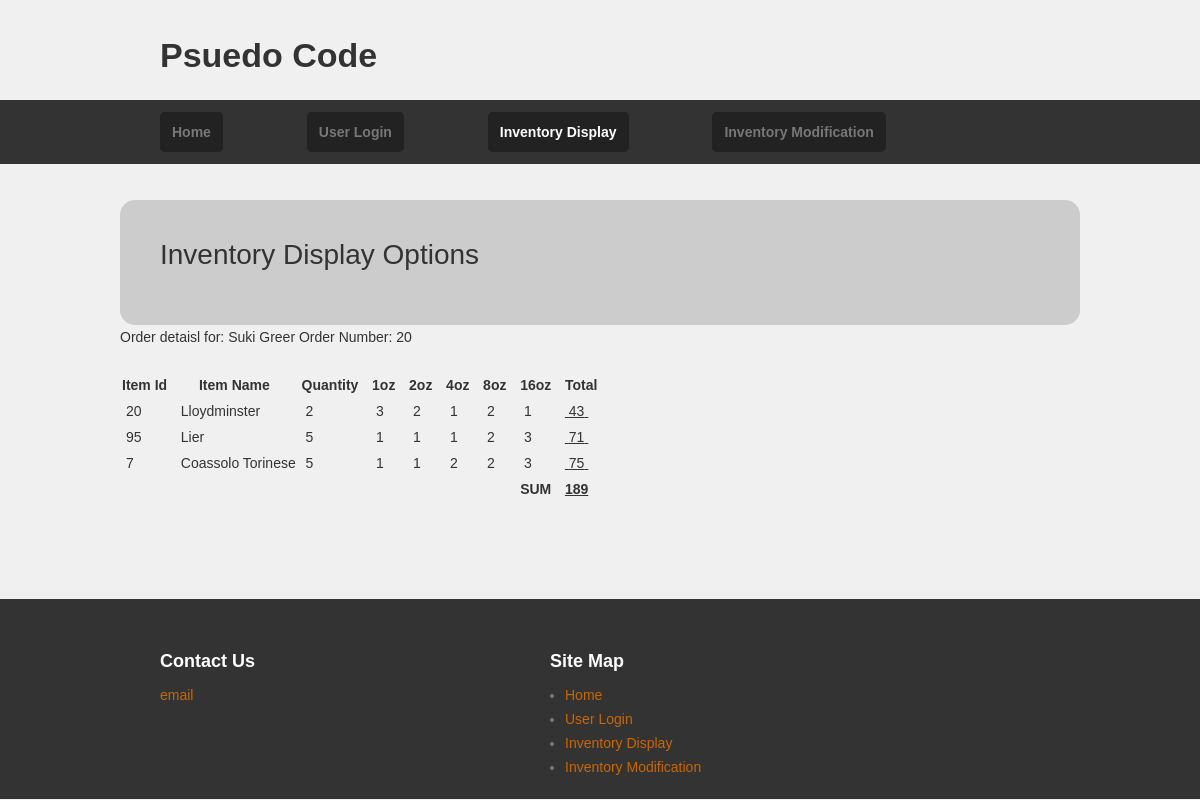
Page /PsuedoCode/orderdetails.php?ordernumber=20 on the committed database.
### tables this page shows
CREATE TABLE `tbl_employees` (
  `employee_id` int(11) NOT NULL,
  `first_name` varchar(45) DEFAULT NULL,
  `last_name` varchar(45) DEFAULT NULL,
  `user_name` varchar(45) DEFAULT NULL,
  `email` varchar(80) DEFAULT NULL,
  `password` binary(64) DEFAULT NULL,
  `permission_level` tinyint(4) DEFAULT NULL,
  `creation_date` date DEFAULT NULL,
  PRIMARY KEY (`employee_id`),
  UNIQUE KEY `user_name_UNIQUE` (`user_name`)
);

CREATE TABLE `tbl_orders` (
  `order_id` int(11) NOT NULL AUTO_INCREMENT,
  `order_datetime` datetime DEFAULT NULL,
  `employee_id` int(11) DEFAULT NULL,
  PRIMARY KEY (`order_id`),
  KEY `fk_employees_0_idx` (`employee_id`),
  CONSTRAINT `fk_employees_1` FOREIGN KEY (`employee_id`) REFERENCES `tbl_employees` (`employee_id`) ON DELETE NO ACTION ON UPDATE NO ACTION
);

CREATE TABLE `tbl_order_items` (
  `order_items_id` int(11) NOT NULL AUTO_INCREMENT,
  `quantity` tinyint(4) DEFAULT NULL,
  `number_of_1oz` tinyint(4) DEFAULT NULL,
  `number_of_2oz` tinyint(4) DEFAULT NULL,
  `number_of_4oz` tinyint(4) DEFAULT NULL,
  `number_of_8oz` tinyint(4) DEFAULT NULL,
  `number_of_16oz` tinyint(4) DEFAULT NULL,
  `order_id` int(11) DEFAULT NULL,
  `item_id` int(11) DEFAULT NULL,
  PRIMARY KEY (`order_items_id`),
  KEY `fk_orders_1_idx` (`order_id`),
  KEY `fk_inventory_idx` (`item_id`),
  CONSTRAINT `fk_orders_10` FOREIGN KEY (`order_id`) REFERENCES `tbl_orders` (`order_id`) ON DELETE NO ACTION ON UPDATE NO ACTION,
  CONSTRAINT `fk_inventory` FOREIGN KEY (`item_id`) REFERENCES `tbl_inventory` (`item_id`) ON DELETE NO ACTION ON UPDATE NO ACTION
);

CREATE TABLE `tbl_inventory` (
  `item_id` int(11) NOT NULL AUTO_INCREMENT,
  `item_name` varchar(100) NOT NULL,
  `distributor_id` int(11) DEFAULT NULL,
  `item_number` int(11) DEFAULT NULL,
  `amount_tins` decimal(5,2) DEFAULT NULL,
  `amount_bags` decimal(5,2) DEFAULT NULL,
  `minimum_amount` decimal(5,2) DEFAULT NULL,
  `last_update_id` int(11) DEFAULT NULL,
  `date_created` date NOT NULL,
  `created_by_user` int(11) DEFAULT NULL,
  PRIMARY KEY (`item_id`)
);

### PsuedoCode/orderdetails.php (the view, shortened to what this page needs)
<?php
include('php/wrappers.php');
$id = $_GET['ordernumber'];
$query = <<< EOT
SELECT
	e.user_name
	,e.first_name
	, e.last_name
	, o.order_id
	, oi.item_id
	, i.item_name
	, oi.quantity
	, oi.number_of_1oz
	, oi.number_of_2oz
	, oi.number_of_4oz
	, oi.number_of_8oz
	, oi.number_of_16oz
FROM
	tbl_employees e
	, tbl_orders o
	, tbl_inventory i
	, tbl_order_items oi
WHERE
	 i.item_id = oi.item_id
	AND o.order_id = oi.order_id
	AND e.employee_id = o.employee_id
	AND o.order_id = $id
ORDER BY e.user_name, e.first_name, e.last_name, o.order_id
EOT;
$result = mysql_query($query);
$db_field = mysql_fetch_assoc($result);
echo ("
    <p> Order detaisl for: "
        .  $db_field['first_name'] . " "
        . $db_field['last_name'] . " Order Number: "
        . $db_field['order_id']
);
echo <<< EOT
<table>
    <tr>
        <th><b>Item Id &nbsp</b></th>
        <th><b>Item Name &nbsp</b></th>
        <th><b>Quantity &nbsp&nbsp</b></th>
        <th><b>1oz &nbsp&nbsp</b></th>
        <th><b>2oz &nbsp&nbsp</b></th>
        <th><b>4oz &nbsp&nbsp</b></th>
        <th><b>8oz &nbsp&nbsp</b></th>
        <th><b>16oz &nbsp&nbsp</b></th>
        <th><b>Total</b></th>
    </tr>
EOT;
$completeTotal = 0;
do {
    $completeTotal += $total =
        $db_field["number_of_1oz"]
        + ($db_field["number_of_2oz"] * 2)
        + ($db_field["number_of_4oz"] *4)
        + ($db_field["number_of_8oz"] * 8)
        + ($db_field["number_of_16oz"] *16);
    echo("<tr>");
    echo( "<td>&nbsp" . $db_field['item_id'] .  "&nbsp</td>" .
        "<td>&nbsp" . $db_field['item_name'] .  "&nbsp</td>" .
        "<td>&nbsp" . $db_field['quantity'] .  "&nbsp</td>" .
        "<td>&nbsp" . $db_field['number_of_1oz'] .  "&nbsp</td>" .
        "<td>&nbsp" . $db_field['number_of_2oz'] .  "&nbsp</td>" .
        "<td>&nbsp" . $db_field['number_of_4oz'] .  "&nbsp</td>" .
        "<td>&nbsp" . $db_field['number_of_8oz'] .  "&nbsp</td>" .
        "<td>&nbsp" . $db_field['number_of_16oz'] .  "&nbsp</td>" .
        "<td><u>&nbsp" . $total .  "&nbsp</u></td>"
    );
    echo("</tr>");
} while($db_field = mysql_fetch_assoc($result));
echo("<td></td><td></td><td></td><td></td><td></td><td></td><td></td><td><b>SUM</b></td><td><b><u>$completeTotal</u></b></td>");
echo("</table><br /><br /><br /><br />");
?>

### PsuedoCode/css/default.css (style rules this page uses)
html, body, div, span, applet, object, iframe, h1, h2, h3, h4, h5, h6, p, blockquote, pre, a, abbr, acronym, address, big, cite, code, del, dfn, em, font, img, ins, kbd, q, s, samp, small, strike, strong, sub, sup, tt, var, b, u, i, center, dl, dt, dd, ol, ul, li, fieldset, form, label, legend, caption, tbody, tfoot, thead, tr, th, td { margin: 0; padding: 0; border: 0; outline: 0; font-size: 100%; vertical-align: baseline; background: transparent; }
body { line-height: 1; }
body { background: #f0f0f0; border: none; color: #333; margin: 0 auto; font: 14px/24px Helvetica, Arial, sans-serif; width: 960px; }
p { font-weight: normal; padding-bottom: 22px; }

### rows in the picture
tbl_employees: first_name "Suki", last_name "Greer", tbl_order_items.item_id "20", tbl_inventory.item_name "Lloydminster", tbl_order_items.quantity "2", tbl_order_items.number_of_1oz "3", tbl_order_items.number_of_2oz "2", tbl_order_items.number_of_4oz "1", tbl_order_items.number_of_8oz "2", tbl_order_items.number_of_16oz "1", tbl_order_items.number_of_1oz+number_of_2oz+number_of_4oz "43", tbl_order_items.item_id "95", tbl_inventory.item_name "Lier", tbl_order_items.quantity "5", tbl_order_items.number_of_1oz "1", tbl_order_items.number_of_2oz "1", tbl_order_items.number_of_16oz "3", tbl_order_items.number_of_1oz+number_of_2oz+number_of_4oz "71", tbl_order_items.item_id "7", tbl_inventory.item_name "Coassolo Torinese", tbl_order_items.number_of_4oz "2", tbl_order_items.number_of_1oz+number_of_2oz+number_of_4oz "75"
tbl_orders: order_id "20"

### other values in the picture
$title "Inventory Display Options"
$completeTotal "189"
